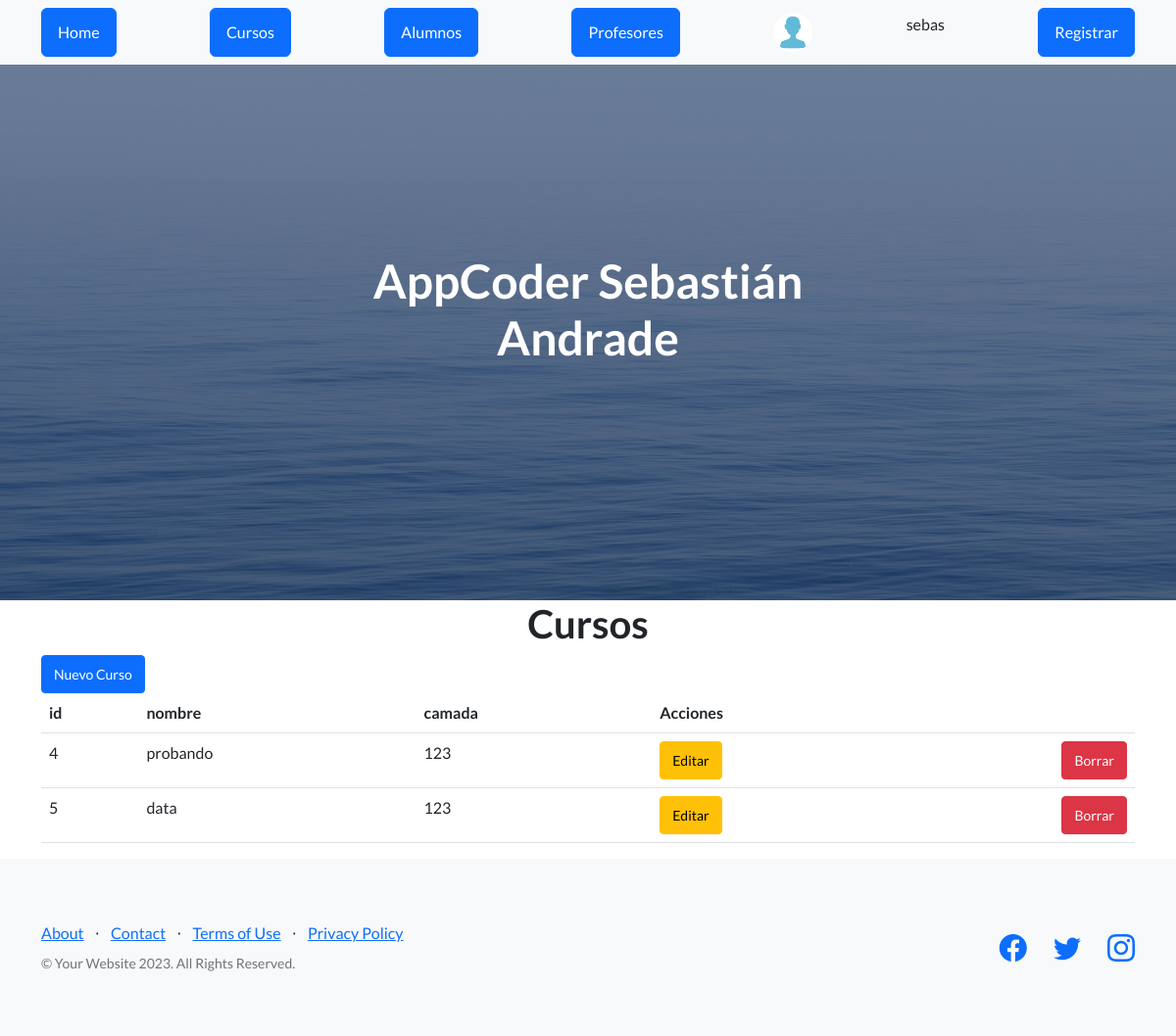
The app's page /AppCoder/ver_cursos (signed in) with its own data.
### AppCoder/models.py (models this page shows, shortened)
class Curso(models.Model):
    nombre = models.CharField(max_length=40)
    camada = models.IntegerField()
    curso = {nombre,camada}
    duracion_horas = models.IntegerField()

### AppCoder/views.py (the view)
# urls.py: path("ver_cursos", views.ver_cursos),
def ver_cursos(request):
    cursos = Curso.objects.all()
    avatares = Avatar.objects.filter(user=request.user.id)
    return render(request , "cursos.html", {"url":avatares[0].imagen.url , "cursos": cursos })

### AppCoder/template/cursos.html
{% extends "padre.html" %}
{% load static %}
{% block contenido %}
<main class="container">
    <h1 class="text-xl-center title"> Cursos </h1>
    <a href="alta_curso" class="btn btn-primary btn-sm">Nuevo Curso</a>
    <table class="table">
        <thead>
            <tr>
                <th>id</th>
                <th>nombre</th>
                <th>camada</th>
                <th>Acciones</th>
            </tr>
        </thead>
        <tbody>
            {% for curso in cursos %}
            <tr>
                <td>{{ curso.id }}</td>
                <td>{{ curso.nombre }}</td>
                <td>{{ curso.camada }}</td>
                <td>
                    <div class="d-flex justify-content-between">
                        <a href="{% url 'editar_curso' curso.id %}" class="btn btn-warning btn-sm mr-1">Editar</a>
                        <a href="{% url 'eliminar_curso' curso.id %}" class="btn btn-danger btn-sm">Borrar</a>
                    </div>
                </td>
            </tr>
            {% endfor %}
        </tbody>
    </table>
</main>
{% endblock %}

### AppCoder/template/padre.html (shortened to what this page needs)
<!DOCTYPE html>
<html lang="en">
<head>
    {% load static %}
    <link href="https://cdn.jsdelivr.net/npm/bootstrap-icons@1.5.0/font/bootstrap-icons.css" rel="stylesheet" type="text/css" />
    <link href="{% static 'AppCoder/css/styles.css' %}" rel="stylesheet" />
</head>
<body>
    <nav class="navbar navbar-light bg-light static-top">
        <div class="container">
            <a class="btn btn-primary" href="{% url 'home' %}">Home</a>
            {% if request.user.is_authenticated %}
                <a class="btn btn-primary" href="{% url 'cursos' %}">Cursos</a>
            {% endif %}
            <a class="btn btn-primary" href="{% url 'alumnos' %}">Alumnos</a>
            <a class="btn btn-primary" href="{% url 'profesores' %}">Profesores</a>
            {% if request.user.is_authenticated %}
                {% if url_avatar %}
                    <img src="{{ request.user.avatar.url }}" alt="Avatar del usuario" style="width: 40px; height: 40px; border-radius: 50%;">
                {% else %}
                    <img src="{% static 'AppCoder/assets/img/avatar-generico.jpg' %}" alt="Imagen genérica" style="width: 40px; height: 40px; border-radius: 50%;">
                {% endif %}
                <p> {{ request.user.username }}</p>
            {% endif %}
            <a class="btn btn-primary" href="{% url 'registro' %}">Registrar</a>
        </div>
    </nav>
    <header class="masthead">
        <div class="container position-relative">
            <div class="row justify-content-center">
                <div class="col-xl-6">
                    <div class="text-center text-white">
                        <h1 class="mb-5">AppCoder Sebastián Andrade</h1>
                    </div>
                </div>
            </div>
        </div>
    </header>
    {% block contenido %}
    {% endblock %}
    <footer class="footer bg-light">
        <div class="container">
            <div class="row">
                <div class="col-lg-6 h-100 text-center text-lg-start my-auto">
                    <ul class="list-inline mb-2">
                        <li class="list-inline-item"><a href="#!">About</a></li>
                        <li class="list-inline-item">⋅</li>
                        <li class="list-inline-item"><a href="#!">Contact</a></li>
                        <li class="list-inline-item">⋅</li>
                        <li class="list-inline-item"><a href="#!">Terms of Use</a></li>
                        <li class="list-inline-item">⋅</li>
                        <li class="list-inline-item"><a href="#!">Privacy Policy</a></li>
                    </ul>
                    <p class="text-muted small mb-4 mb-lg-0">&copy; Your Website 2023. All Rights Reserved.</p>
                </div>
                <div class="col-lg-6 h-100 text-center text-lg-end my-auto">
                    <ul class="list-inline mb-0">
                        <li class="list-inline-item me-4">
                            <a href="#!"><i class="bi-facebook fs-3"></i></a>
                        </li>
                        <li class="list-inline-item me-4">
                            <a href="#!"><i class="bi-twitter fs-3"></i></a>
                        </li>
                        <li class="list-inline-item">
                            <a href="#!"><i class="bi-instagram fs-3"></i></a>
                        </li>
                    </ul>
                </div>
            </div>
        </div>
    </footer>
</body>
</html>

### records on screen
Curso: id "4", nombre "probando", camada "123"
Curso: id "5", nombre "data", camada "123"

### other values on screen
{{ request.user.username }} "sebas"
